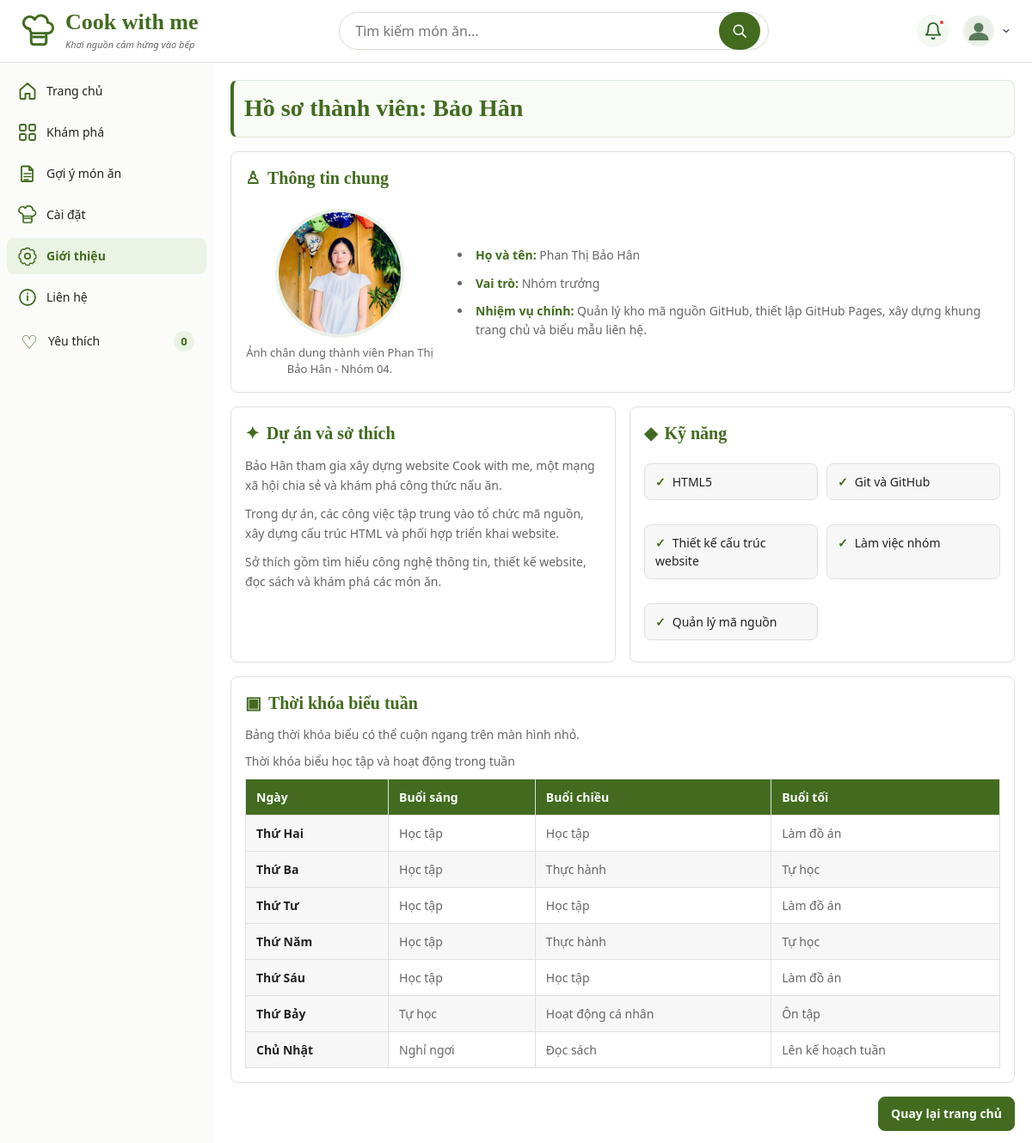
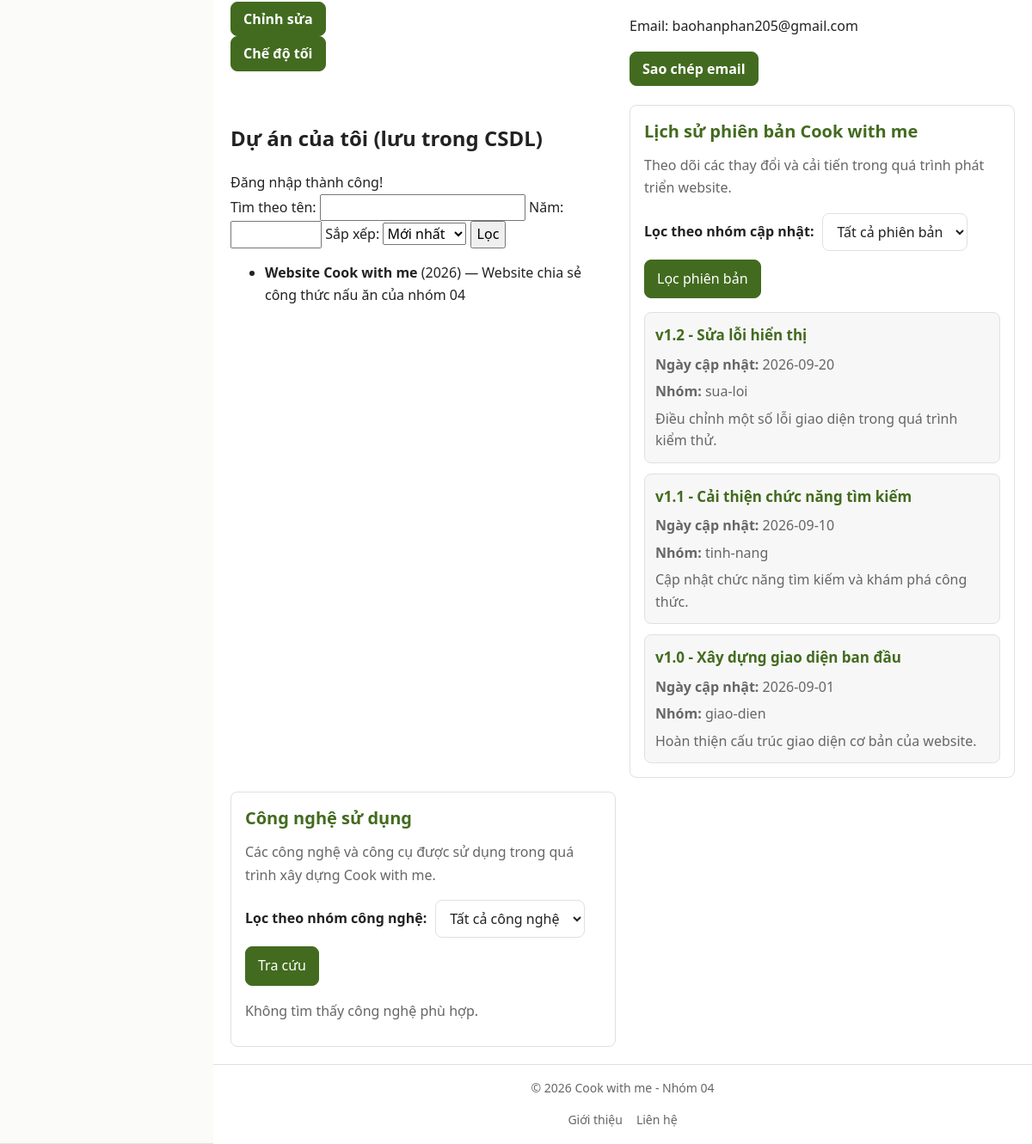
Screenshot of /thanhvien/3120224045_baohan/gioithieu.php (signed in) with the database file from the repository (2 pictures, top to bottom).
### tables this page shows
CREATE TABLE tv_du_an (
  id    INT UNSIGNED AUTO_INCREMENT PRIMARY KEY,
  mssv  CHAR(10) NOT NULL,
  ten   VARCHAR(100) NOT NULL,
  mo_ta VARCHAR(500) NULL,
  nam   SMALLINT UNSIGNED NOT NULL,
  CHECK (nam BETWEEN 2000 AND 2100),
  FOREIGN KEY (mssv) REFERENCES thanh_vien(mssv) ON DELETE CASCADE
);

CREATE TABLE tv_phien_ban (
  id    INT UNSIGNED AUTO_INCREMENT PRIMARY KEY,
  mssv  CHAR(10) NOT NULL,
  ma    VARCHAR(20) NOT NULL,
  ten   VARCHAR(100) NOT NULL,
  ngay  DATE NOT NULL,
  nhom  VARCHAR(20) NOT NULL,
  mo_ta VARCHAR(500) NULL,
  CHECK (nhom IN ('giao-dien', 'tinh-nang', 'sua-loi')),
  FOREIGN KEY (mssv) REFERENCES thanh_vien(mssv) ON DELETE CASCADE
);

### inc/db.php (called while the page is built)
<?php
function db(): PDO
{
    static $pdo = null;
    if ($pdo === null) {
       $dsn = 'mysql:host=127.0.0.1;port=3306;dbname=ltweb_nhom04;charset=utf8mb4';
        $pdo = new PDO(
            $dsn,
            'root',
            '',
            [
                PDO::ATTR_ERRMODE => PDO::ERRMODE_EXCEPTION,
                PDO::ATTR_DEFAULT_FETCH_MODE => PDO::FETCH_ASSOC,
                PDO::ATTR_EMULATE_PREPARES => false,
            ]
        );
    }
    return $pdo;
}

### thanhvien/3120224045_baohan/gioithieu.php (the view, shortened to what this page needs)
<?php
require_once __DIR__ . '/../../inc/db.php';
$goc      = '../../';
$thuMucStorage = dirname(__DIR__, 2) . '/storage';
function docDuLieuJson(string $duongDan): array
{
    if (!is_file($duongDan) || !is_readable($duongDan)) {
        return [];
    }
    $noiDung = file_get_contents($duongDan);
    $duLieu = json_decode($noiDung, true);
    return is_array($duLieu) ? $duLieu : [];
}
$hoSoMacDinh = [
    'email'    => 'baohanphan205@gmail.com',
    'ho_ten'   => 'Phan Thị Bảo Hân',
    'vai_tro'  => 'Nhóm trưởng',
    'nhiem_vu' => 'Quản lý kho mã nguồn GitHub, thiết lập GitHub Pages, xây dựng khung trang chủ và biểu mẫu liên hệ.'
];
$hoSo = $hoSoMacDinh;
$nhomPhienBan = $_GET['nhom_phien_ban'] ?? 'tat-ca';
$nhomCongNghe = $_GET['nhom_cong_nghe'] ?? 'tat-ca';
$q = is_string($_GET['q'] ?? null) ? trim($_GET['q']) : '';
$namLoc = filter_var($_GET['nam'] ?? '', FILTER_VALIDATE_INT,
            ['options' => ['min_range' => 2000, 'max_range' => 2100]]);
$sxKey = is_string($_GET['sx'] ?? null) ? $_GET['sx'] : 'moi';
$cauSapXepDuAn = [
    'moi' => 'nam DESC, id DESC',
    'cu'  => 'nam ASC, id ASC',
    'ten' => 'ten ASC, id ASC'
];
$orderByDuAn = $cauSapXepDuAn[$sxKey] ?? $cauSapXepDuAn['moi'];
$dieuKien = ['mssv = :mssv'];
$thamSo   = [':mssv' => MSSV];
$st = db()->prepare('SELECT id, ten, mo_ta, nam FROM tv_du_an WHERE '
    . implode(' AND ', $dieuKien) . ' ORDER BY ' . $orderByDuAn);
$st->execute($thamSo);
$duAn = $st->fetchAll();
$dkPhienBan   = $nhomPhienBan === 'tat-ca' ? '' : ' AND nhom = :nhom';
$thamPhienBan = [':mssv' => MSSV];
$st = db()->prepare("SELECT COUNT(*) FROM tv_phien_ban WHERE mssv = :mssv$dkPhienBan");
$st->execute($thamPhienBan);
$soTrangPB = max(1, (int) ceil($st->fetchColumn() / 5));
$trangPB = filter_var($_GET['trang'] ?? 1, FILTER_VALIDATE_INT,
            ['options' => ['min_range' => 1, 'default' => 1]]);
$trangPB = min($trangPB, $soTrangPB);
$st = db()->prepare("SELECT ma, ten, ngay, nhom, mo_ta FROM tv_phien_ban
                     WHERE mssv = :mssv$dkPhienBan
                     ORDER BY ngay DESC, id DESC
                     LIMIT :gioi OFFSET :bo");
foreach ($thamPhienBan as $khoa => $giaTri) {
    $st->bindValue($khoa, $giaTri);
}
$st->bindValue(':gioi', 5, PDO::PARAM_INT);
$st->bindValue(':bo', ($trangPB - 1) * 5, PDO::PARAM_INT);
$st->execute();
$pbDong = $st->fetchAll();
$cacCongNghe = docDuLieuJson($thuMucStorage . '/3120224045_congnghe.json');
$congNgheHienThi = array_filter(
    $cacCongNghe,
    function ($congNghe) use ($nhomCongNghe) {
        return is_array($congNghe)
            && isset($congNghe['nhom'])
            && is_string($congNghe['nhom'])
            && ($nhomCongNghe === 'tat-ca' || $congNghe['nhom'] === $nhomCongNghe);
    }
);
require __DIR__ . '/../../inc/header.php';
?>
<main class="ho-so-trang">
    <h1 class="tieu-de-ho-so">
        Hồ sơ thành viên: Bảo Hân
    </h1>
    <div class="khu-vuc-thao-tac-ca-nhan">
        <div class="nhom-nut-chinh-sua">
            <button type="button" class="nut-chinh-sua">Chỉnh sửa</button>
        </div>
        <button type="button" class="nut-chuyen-giao-dien" aria-pressed="false">
        </button>
    </div>
    <div class="khu-vuc-email-ca-nhan">
        <p class="email-ca-nhan">
            Email:
            <span class="dia-chi-email" data-editable><?= e($hoSo['email']) ?></span>
        </p>
        <button type="button" class="nut-sao-chep-email">Sao chép email</button>
    </div>
    <section class="thong-tin-chung">
        <h2>Thông tin chung</h2>
        <figure class="anh-chan-dung-thanh-vien">
            <img src="../../images/avatar-baohan.jpg"
                 alt="Ảnh chân dung thành viên Phan Thị Bảo Hân"
                 width="200" height="200">
            <figcaption>
                Ảnh chân dung thành viên Phan Thị Bảo Hân - Nhóm 04.
            </figcaption>
        </figure>
        <ul class="thong-tin-ca-nhan">
            <li>
                <strong>Họ và tên:</strong>
                <span data-editable><?= e($hoSo['ho_ten']) ?></span>
            </li>
            <li>
                <strong>Vai trò:</strong>
                <span data-editable><?= e($hoSo['vai_tro']) ?></span>
            </li>
            <li>
                <strong>Nhiệm vụ chính:</strong>
                <span data-editable><?= e($hoSo['nhiem_vu']) ?></span>
            </li>
        </ul>
    </section>
    <article class="du-an-so-thich">
        <h2>Dự án và sở thích</h2>
        <p>
            Bảo Hân tham gia xây dựng website Cook with me,
            một mạng xã hội chia sẻ và khám phá công thức nấu ăn.
        </p>
        <p>
            Trong dự án, các công việc tập trung vào tổ chức mã nguồn,
            xây dựng cấu trúc HTML và phối hợp triển khai website.
        </p>
        <p>
            Sở thích gồm tìm hiểu công nghệ thông tin, thiết kế website,
            đọc sách và khám phá các món ăn.
        </p>
    </article>
    <section class="du-an-db" id="du-an">
        <h2>Dự án của tôi (lưu trong CSDL)</h2>
        <?= hien_thi_thong_bao() ?>
        <form method="get" action="gioithieu.php#du-an">
            <label for="q">Tìm theo tên:</label>
            <input type="search" id="q" name="q" value="<?= e($q) ?>">
            <label for="nam">Năm:</label>
            <input type="number" id="nam" name="nam" min="2000" max="2100"
                   value="<?= $namLoc !== false ? (int) $namLoc : '' ?>">
            <label for="sx">Sắp xếp:</label>
            <select id="sx" name="sx">
                <option value="moi" <?= $sxKey === 'moi' ? 'selected' : '' ?>>Mới nhất</option>
            </select>
            <button type="submit">Lọc</button>
        </form>
        <?php if (empty($duAn)): ?>
            <p>Không có dự án phù hợp.</p>
        <?php else: ?>
            <ul>
                <?php foreach ($duAn as $da): ?>
                    <li>
                        <strong><?= e($da['ten']) ?></strong>
                        (<?= (int) $da['nam'] ?>)
                        <?php if ($da['mo_ta'] !== null): ?>
                            — <?= e($da['mo_ta']) ?>
                        <?php endif; ?>
                    </li>
                <?php endforeach; ?>
            </ul>
        <?php endif; ?>
    </section>
    <section class="ky-nang">
        <h2>Kỹ năng</h2>
        <ul class="danh-sach-ky-nang">
            <li>HTML5</li>
            <li>Git và GitHub</li>
            <li>Thiết kế cấu trúc website</li>
            <li>Làm việc nhóm</li>
            <li>Quản lý mã nguồn</li>
        </ul>
    </section>
    <section class="lich-su-phien-ban" id="lich-su">
        <h2>Lịch sử phiên bản Cook with me</h2>
        <p>
            Theo dõi các thay đổi và cải tiến trong quá trình phát triển website.
        </p>
        <form method="GET" action="gioithieu.php#lich-su">
            <label for="nhom-phien-ban">Lọc theo nhóm cập nhật:</label>
            <select id="nhom-phien-ban" name="nhom_phien_ban">
                <option value="tat-ca"    <?= $nhomPhienBan === 'tat-ca'    ? 'selected' : '' ?>>Tất cả phiên bản</option>
            </select>
            <button type="submit">Lọc phiên bản</button>
        </form>
        <?php if (empty($pbDong)): ?>
            <p>Không tìm thấy phiên bản phù hợp.</p>
        <?php else: ?>
            <?php foreach ($pbDong as $phienBan): ?>
                <article class="muc-phien-ban">
                    <h3>
                        <?= e($phienBan['ma']) ?> -
                        <?= e($phienBan['ten']) ?>
                    </h3>
                    <p>
                        <strong>Ngày cập nhật:</strong>
                        <?= e($phienBan['ngay']) ?>
                    </p>
                    <p>
                        <strong>Nhóm:</strong>
                        <?= e($phienBan['nhom']) ?>
                    </p>
                    <p><?= e($phienBan['mo_ta'] ?? '') ?></p>
                </article>
            <?php endforeach; ?>
        <?php endif; ?>
    </section>
    <section class="tra-cuu-cong-nghe">
        <h2>Công nghệ sử dụng</h2>
        <p>
            Các công nghệ và công cụ được sử dụng trong quá trình xây dựng Cook with me.
        </p>
        <form method="GET" action="gioithieu.php#cong-nghe">
            <label for="nhom-cong-nghe">Lọc theo nhóm công nghệ:</label>
            <select id="nhom-cong-nghe" name="nhom_cong_nghe">
                <option value="tat-ca"        <?= $nhomCongNghe === 'tat-ca'        ? 'selected' : '' ?>>Tất cả công nghệ</option>
            </select>
            <button type="submit">Tra cứu</button>
        </form>
        <?php if (empty($congNgheHienThi)): ?>
            <p>Không tìm thấy công nghệ phù hợp.</p>
        <?php endif; ?>
    </section>
    <section class="thoi-khoa-bieu">
        <h2>Thời khóa biểu tuần</h2>
        <p>Bảng thời khóa biểu có thể cuộn ngang trên màn hình nhỏ.</p>
        <div class="khung-bang">
            <table>
                <caption>Thời khóa biểu học tập và hoạt động trong tuần</caption>
                <thead>
                    <tr>
                        <th scope="col">Ngày</th>
                        <th scope="col">Buổi sáng</th>
                        <th scope="col">Buổi chiều</th>
                        <th scope="col">Buổi tối</th>
                    </tr>
                </thead>
                <tbody>
                    <tr>
                        <th scope="row">Thứ Hai</th>
                        <td>Học tập</td><td>Học tập</td><td>Làm đồ án</td>
                    </tr>
                    <tr>
                        <th scope="row">Thứ Ba</th>
                        <td>Học tập</td><td>Thực hành</td><td>Tự học</td>
                    </tr>
                    <tr>
                        <th scope="row">Thứ Tư</th>
                        <td>Học tập</td><td>Học tập</td><td>Làm đồ án</td>
                    </tr>
                    <tr>
                        <th scope="row">Thứ Năm</th>
                        <td>Học tập</td><td>Thực hành</td><td>Tự học</td>
                    </tr>
                    <tr>
                        <th scope="row">Thứ Sáu</th>
                        <td>Học tập</td><td>Học tập</td><td>Làm đồ án</td>
                    </tr>
                    <tr>
                        <th scope="row">Thứ Bảy</th>
                        <td>Tự học</td><td>Hoạt động cá nhân</td><td>Ôn tập</td>
                    </tr>
                    <tr>
                        <th scope="row">Chủ Nhật</th>
                        <td>Nghỉ ngơi</td><td>Đọc sách</td><td>Lên kế hoạch tuần</td>
                    </tr>
                </tbody>
            </table>
        </div>
    </section>
    <p class="quay-lai">
        <a href="<?= e($goc) ?>index.php">Quay lại trang chủ</a>
    </p>
</main>
<?php require __DIR__ . '/../../inc/footer.php'; ?>

### css/01-bien.css (style rules this page uses)
:root { --mau-chinh: #426B1F; --mau-nhan: #C43D47; --mau-chu: #222222; --mau-chu-phu: #666666; --mau-nen: #FFFFFF; --mau-nen-phu: #F7F7F7; --mau-vien: #E0E0E0; --bo-goc: 8px; --khoang-cach: 16px; --co-chu-co-ban: 16px; --co-chu-nho: 14px; --co-chu-tieu-de: 28px; --do-rong-toi-da: 1200px; }

### css/02-chuan-hoa.css (style rules this page uses)
*, *::before, *::after { box-sizing: border-box; }
html { scroll-behavior: smooth; }
body { margin: 0; font-family: system-ui, "Segoe UI", Arial, sans-serif; font-size: var(--co-chu-co-ban); line-height: 1.6; color: var(--mau-chu); background-color: var(--mau-nen); }
img { max-width: 100%; height: auto; display: block; }
a { color: inherit; text-decoration: none; }
button, input, textarea, select { font: inherit; }

### css/03-bo-cuc.css (style rules this page uses)
.trang { width: 100%; max-width: 1440px; margin: 0 auto; display: grid; grid-template-columns: 1fr; grid-template-areas: "dau" "menu" "chinh" "chan"; }
.trang > main { grid-area: chinh; min-width: 0; }
.trang.trang-gioi-thieu { width: 100%; max-width: none; margin: 0; }
.ho-so-trang { min-width: 0; padding: 12px 0; display: grid; grid-template-columns: 1fr; grid-template-areas: "tieu-de" "thong-tin" "du-an" "ky-nang" "thoi-khoa-bieu" "quay-lai"; gap: 14px; }
.ho-so-trang > .tieu-de-ho-so { grid-area: tieu-de; }
.ho-so-trang > .thong-tin-chung { grid-area: thong-tin; }
.ho-so-trang > .du-an-so-thich { grid-area: du-an; }
.ho-so-trang > .ky-nang { grid-area: ky-nang; }
.ho-so-trang > .thoi-khoa-bieu { grid-area: thoi-khoa-bieu; min-width: 0; overflow-x: auto; }
.ho-so-trang > .quay-lai { grid-area: quay-lai; }
.thong-tin-chung { display: grid; grid-template-columns: 1fr; gap: 10px; min-width: 0; }
.thong-tin-chung > h2 { grid-column: 1; }
.thong-tin-ca-nhan { min-width: 0; margin: 0; padding-left: 20px; }
html, body { width: 100%; max-width: 100%; overflow-x: hidden; margin: 0; padding: 0; }
*, *::before, *::after { box-sizing: border-box; }

### css/05-tien-ich.css (style rules this page uses)
*, *::before, *::after { box-sizing: border-box; }
html, body { width: 100%; max-width: 100%; overflow-x: hidden; margin: 0; padding: 0; position: relative; }
@media (min-width: 768px) { .tieu-de-ho-so { padding: 14px 18px; font-size: 26px; } }
@media (min-width: 768px) { .thong-tin-chung, .du-an-so-thich, .ky-nang, .thoi-khoa-bieu { padding: 18px; } }
@media (min-width: 768px) { .thong-tin-chung > h2, .du-an-so-thich > h2, .ky-nang > h2, .thoi-khoa-bieu > h2 { font-size: 20px; } }
@media (min-width: 768px) { .quay-lai { text-align: right; } }
@media (min-width: 992px) { .trang { max-width: 1440px; margin: 0 auto; display: grid; grid-template-columns: 248px minmax(0, 1fr); grid-template-areas: "dau dau" "menu chinh" "menu chan"; } }
@media (min-width: 992px) { .trang > main { grid-area: chinh; min-width: 0; } }
@media (min-width: 768px) { .ho-so-trang { padding: 16px; grid-template-columns: minmax(0, 1fr) minmax(0, 1fr); grid-template-areas: "tieu-de tieu-de" "thong-tin thong-tin" "du-an ky-nang" "thoi-khoa-bieu thoi-khoa-bieu" "quay-lai quay-lai"; gap: 16px; } }
@media (min-width: 768px) { .thong-tin-chung { grid-template-rows: auto 1fr; gap: 10px 20px; } }
@media (min-width: 768px) { .thong-tin-chung > h2 { grid-column: 1 / -1; } }
@media (min-width: 992px) { .ho-so-trang { padding: 20px; } }

### rows the page displays
tv_du_an: ten "Website Cook with me", nam "2026", mo_ta "Website chia sẻ công thức nấu ăn của nhóm 04"
tv_phien_ban: ma "v1.2", ten "Sửa lỗi hiển thị", ngay "2026-09-20", nhom "sua-loi", mo_ta "Điều chỉnh một số lỗi giao diện trong quá trình kiểm thử."
tv_phien_ban: ma "v1.1", ten "Cải thiện chức năng tìm kiếm", ngay "2026-09-10", nhom "tinh-nang", mo_ta "Cập nhật chức năng tìm kiếm và khám phá công thức."
tv_phien_ban: ma "v1.0", ten "Xây dựng giao diện ban đầu", ngay "2026-09-01", nhom "giao-dien", mo_ta "Hoàn thiện cấu trúc giao diện cơ bản của website."

### other values shown
$nhan "Trang chủ"
$nhan "Khám phá"
$nhan "Gợi ý món ăn"
$nhan "Cài đặt"
$nhan "Giới thiệu"
$nhan "Liên hệ"
$soYeuThich "0"
$hoSo['email'] "baohanphan205@gmail.com"
$hoSo['ho_ten'] "Phan Thị Bảo Hân"
$hoSo['vai_tro'] "Nhóm trưởng"
$hoSo['nhiem_vu'] "Quản lý kho mã nguồn GitHub, thiết lập GitHub Pages, xây dựng khung trang chủ và biểu mẫu liên hệ."
$msg['noi_dung'] "Đăng nhập thành công!"
